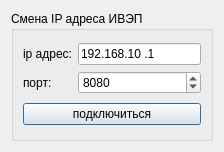
<?xml version="1.0" encoding="UTF-8"?>
<ui version="4.0">
 <class>SetIpConfigEvapDialog</class>
 <widget class="QDialog" name="SetIpConfigEvapDialog">
  <property name="geometry">
   <rect>
    <x>0</x>
    <y>0</y>
    <width>224</width>
    <height>152</height>
   </rect>
  </property>
  <property name="windowTitle">
   <string>Смена IP конфигурации</string>
  </property>
  <layout class="QVBoxLayout" name="verticalLayout">
   <item>
    <widget class="QGroupBox" name="groupBox">
     <property name="title">
      <string>Смена IP адреса ИВЭП</string>
     </property>
     <layout class="QVBoxLayout" name="verticalLayout_2">
      <item>
       <layout class="QGridLayout" name="gridLayout">
        <item row="1" column="0">
         <widget class="QLabel" name="label_2">
          <property name="text">
           <string>порт:</string>
          </property>
         </widget>
        </item>
        <item row="0" column="0">
         <widget class="QLabel" name="label">
          <property name="text">
           <string>ip адрес:</string>
          </property>
         </widget>
        </item>
        <item row="1" column="1">
         <widget class="QSpinBox" name="portSpinBox">
          <property name="minimum">
           <number>1024</number>
          </property>
          <property name="maximum">
           <number>65535</number>
          </property>
          <property name="value">
           <number>8080</number>
          </property>
         </widget>
        </item>
        <item row="0" column="1">
         <widget class="QLineEdit" name="IpaddressLineEdit">
          <property name="minimumSize">
           <size>
            <width>100</width>
            <height>0</height>
           </size>
          </property>
          <property name="inputMask">
           <string>000.000.000.000</string>
          </property>
          <property name="text">
           <string>192.168.10.1</string>
          </property>
          <property name="maxLength">
           <number>15</number>
          </property>
         </widget>
        </item>
       </layout>
      </item>
      <item>
       <widget class="QPushButton" name="pushButtonSend">
        <property name="text">
         <string>подключиться</string>
        </property>
       </widget>
      </item>
     </layout>
    </widget>
   </item>
  </layout>
 </widget>
 <resources/>
 <connections/>
</ui>
